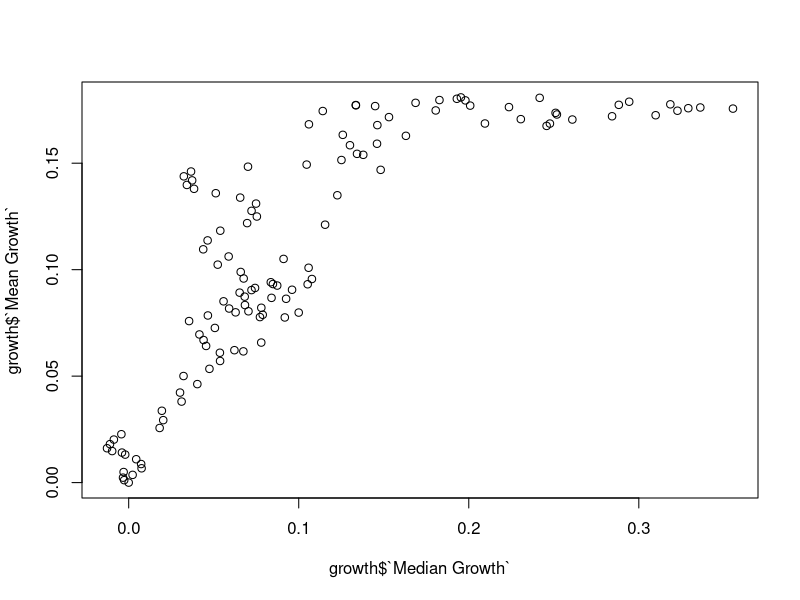
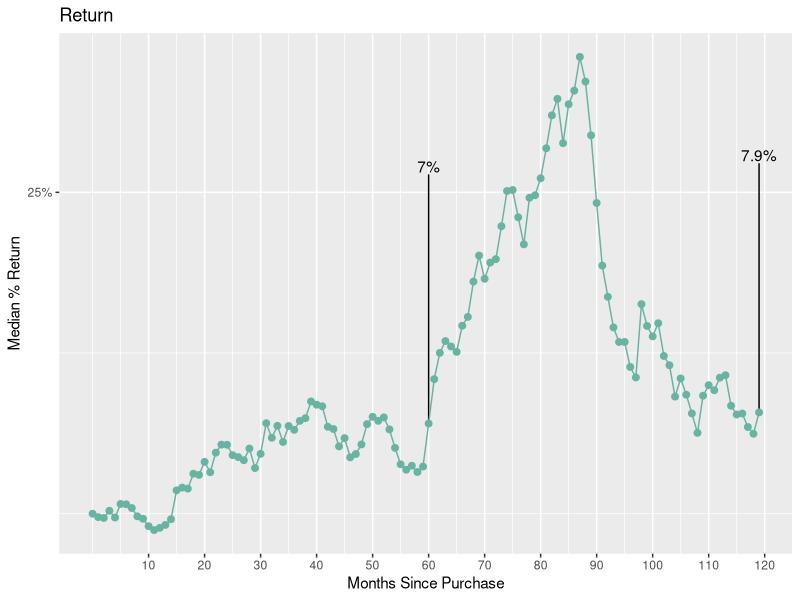

These charts were generated, in order, by the following R code: (Note: this script raises an error after producing the figures.)
setwd("D:/Blog Purpose/Medium")

# load library
library(readxl)
library(lubridate)
library(tidyverse)
library(gridExtra)
library(gtable)
library(ggplot2)
library(ggrepel)

# load data
data = read_excel("Gold Price Monthly USD.xlsx",sheet="Sheet1")
str(data)

# data processing
data$Name = as.Date(data$Name,format = "%Y-%m-%d")
data_10 = data[data$Name>as.Date("2011-12-31",format = "%Y-%m-%d") & data$Name<as.Date("2022-01-01",format = "%Y-%m-%d"),]
data_10 = setNames(data_10,c("Date","Price"))

# calculating growth
col_name_lead = NULL

for (i in 1:120){
  col_name_lead=c(col_name_lead,paste0("lead_",i,"_month"))
}

# lead
for (i in 1:length(col_name_lead)){
  data_10[,col_name_lead[i]]=lead(data_10$Price,i)
}

# growth
col_growth_month = NULL

for (i in 0:120){
  col_growth_month=c(col_growth_month,paste0("growth_",i,"_month"))
}

data_10_growth = data_10[,"Date"]

for (i in 1:length(col_growth_month)){
  data_10_growth[,col_growth_month[i]]=(data_10[,(i+1)]-data_10[,2])/data_10[,2]
}

# median growth
median_growth = data_10_growth%>% summarise_if(is.numeric, median,na.rm=TRUE)
median_growth = median_growth %>% pivot_longer(
  cols=colnames(median_growth),
  names_to = "Month Lapse",
  values_to = "Growth",
  values_drop_na = TRUE
)

# mean growth
mean_growth = data_10_growth%>% summarise_if(is.numeric, mean,na.rm=TRUE)
mean_growth = mean_growth %>% pivot_longer(
  cols=colnames(mean_growth),
  names_to = "Month Lapse",
  values_to = "Growth",
  values_drop_na = TRUE
)
  
# combine median & mean
growth = cbind(median_growth,mean_growth[,2])
colnames(growth)=c("Month Lapse","Median Growth","Mean Growth")
month_since_invest = seq(0,119)

growth$`Months Since Purchase`=month_since_invest

# scatter plot median vs mean
plot(growth$`Median Growth`, growth$`Mean Growth`)

# label %
data_label = growth %>% 
  filter(`Month Lapse`%in% c('growth_60_month','growth_119_month')) %>% 
  mutate(growth_percent = paste0(round(`Median Growth`*100,digits = 1),'%'))

# line chart
p1 <- growth %>%
  ggplot( aes(x=`Months Since Purchase`, y=`Median Growth`)) +
  scale_y_continuous(labels=scales::percent,breaks=seq(0.25,2.5,by=0.25))+
  scale_x_continuous(breaks = seq(10, 120, by = 10))+
  geom_text_repel(data = data_label,
                 aes(label=growth_percent),
                 nudge_y = 0.2)+
  geom_line(color="#69b3a2") +
  geom_point(color="#69b3a2", size=2) +
  ggtitle("Return") +
  ylab("Median % Return")
p1

source_string <- paste0("Source: Monthly Growth in 10 years (amirharjo.medium.com)")

# Turn plot into a gtable for adding text grobs
my_gtable   <- ggplot_gtable(ggplot_build(p1))

# Make the source and note text grobs
source_text <- textGrob(source_string, x = (unit(0.5, "strwidth", source_string) + unit(0.2, "inches")), y = unit(0.1, "inches"),
                        gp =gpar(fontfamily = "my_font", fontsize = 8))
                        
# Add the text grobs to the bototm of the gtable
my_gtable   <- arrangeGrob(my_gtable, bottom = source_text)

# save
ggsave("growth 10 years.jpg", my_gtable, width = 20, height = 12, units = "cm")


# DATA SOURCE
# gold price
  # https://www.gold.org/goldhub/data/gold-prices#registration-type=google&just-verified=1

# world inflation
  # https://www.macrotrends.net/countries/WLD/world/inflation-rate-cpi
  # https://tradingeconomics.com/country-list/inflation-rate
  # https://tradingeconomics.com/country-list/inflation-rate-?continent=g20

# indonesia infation
  # https://www.bi.go.id/id/statistik/indikator/data-inflasi.aspx